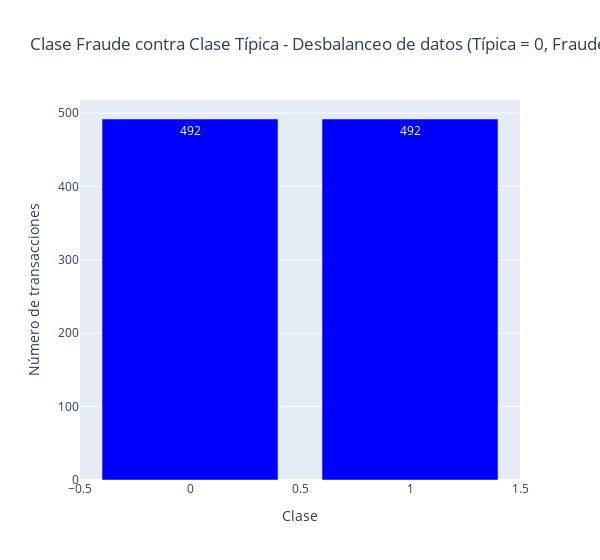

Notebook cell for this chart:
### Markdown cell above
En este sentido, podemos encontrarnos con varias posibles soluciones al desbalanceo:

* Modificar el dataset: Eliminar datos de la clase típica a partir de un submuestro para igualar la cantidad de muestras en cada clase. La clara desventaja de este enfoque recae en que la perdida de datos es muy grande.

* Creación de datos artificiales: Crear muestras artificiales, agrandando el conjunto de la clase minoritaria. Procediendo asi sobre esta podemos llegar a alterar la distribución original de los datos y provocar que nuestro modelo sea inutil para crear clasificaciones en un entorno real.

* Balanced Ensemble Method: Combina los resultados de varios modelos del data set y asi obtener la clasificación más 'votada' entre estos.

### Code cell
SUB_MUESTREO = True
if SUB_MUESTREO:  
    class_0 = data_df.loc[data_df['is_fraud'] == 0]# trae todos los registros que no son fraudes
    class_1 = data_df.loc[data_df['is_fraud'] == 1]# trae todos los registros que son fraudes
    class_0 = class_0.sample(frac = class_1.shape[0] / class_0.shape[0], replace= False)

    data_df = pd.concat([class_0, class_1 ])

    temp = data_df["is_fraud"].value_counts() #cuenta la cantidad para cada uno de valores que existen en la columna
    temp.head()

    df = pd.DataFrame({'is_fraud': temp.index,'values': temp.values})
    #creamos un df exclusivo para representar la cantidad de transacciones fraudulentas contra las que no

    trace = go.Bar(
        x = df['is_fraud'],y = df['values'],
        name="Clase Fraude contra Clase Típica - Desbalanceo de datos (Típica = 0, Fraude = 1)",
        marker=dict(color="Blue"),
        text=df['values']
    )
    data = [trace]
    layout = dict(title = 'Clase Fraude contra Clase Típica - Desbalanceo de datos (Típica = 0, Fraude = 1)',
            xaxis = dict(title = 'Clase', showticklabels=True), 
            yaxis = dict(title = 'Número de transacciones'),
            hovermode = 'closest',width=600
            )
    fig = dict(data=data, layout=layout)
    iplot(fig, filename='class')

### Figure 1 — Plotly figure (JSON) as saved in the notebook; plotly's stock layout.template omitted (floating-point values rounded to 4 significant figures)
{"data": [{"marker": {"color": "Blue"}, "name": "Clase Fraude contra Clase Típica - Desbalanceo de datos (Típica = 0, Fraude = 1)", "text": [492, 492], "type": "bar", "x": [0, 1], "y": [492, 492]}], "layout": {"hovermode": "closest", "title": {"text": "Clase Fraude contra Clase Típica - Desbalanceo de datos (Típica = 0, Fraude = 1)"}, "width": 600, "xaxis": {"showticklabels": true, "title": {"text": "Clase"}}, "yaxis": {"title": {"text": "Número de transacciones"}}}}
